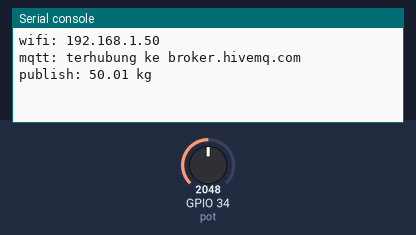
Simulated run of this program. Board: ESP32 board running MicroPython. Parts: the last lines printed to the serial console. Wiring (from the project's diagram.json): potentiometer on GPIO 34. The inputs (shaded band) are chosen by the test bench; at power-on: GPIO 34 (pot) = 2048 (analog values on the 0–4095 scale). WiFi joins after 1.5 s; no MQTT or app messages arrive unless stated.

Above: at 2.9 s.
3.0 s: GPIO 34 (pot) set to 2866
At 4.3 s:
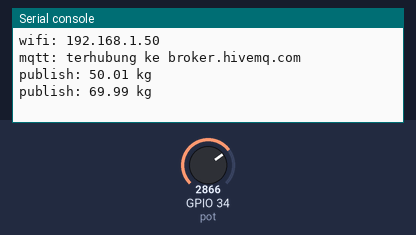
4.5 s: GPIO 34 (pot) set to 3603
At 6.4 s:
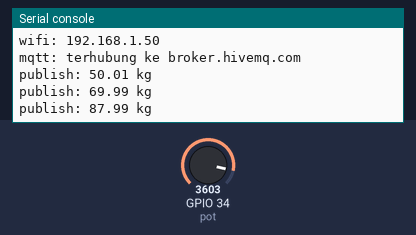
Timing chart, 0 to 7.9 s (numbered marks = the images above; inputs shaded):
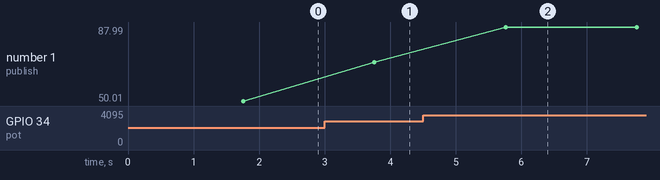

The program:

main.py
```python
# Wokwi ESP32 + MicroPython -> HiveMQ
# Potensiometer di GPIO34 dipetakan ke 0..100 kg, publish tiap 2 detik.

import time

import network
from machine import ADC, Pin
from umqtt.simple import MQTTClient

WIFI_SSID = "Wokwi-GUEST"
WIFI_PASS = ""
BROKER = "broker.hivemq.com"
TOPIC = b"factory/plant_1/line_1/scale_weight"
CLIENT_ID = b"esp32_scale_01"
FULL_SCALE_KG = 100.0
INTERVAL_S = 2

pot = ADC(Pin(34))
pot.atten(ADC.ATTN_11DB)


def connect_wifi():
    wifi = network.WLAN(network.STA_IF)
    wifi.active(True)
    wifi.connect(WIFI_SSID, WIFI_PASS)
    while not wifi.isconnected():
        time.sleep_ms(200)
    print("wifi:", wifi.ifconfig()[0])


def read_kg():
    # rata-rata 10 sampel: ADC berderit, sekali baca bisa meleset jauh
    total = 0
    for _ in range(10):
        total += pot.read()
    return round(total / 10 / 4095 * FULL_SCALE_KG, 2)


def main():
    connect_wifi()
    client = MQTTClient(CLIENT_ID, BROKER, 1883, keepalive=30)
    client.connect()
    print("mqtt: terhubung ke", BROKER)
    while True:
        kg = read_kg()
        client.publish(TOPIC, str(kg))
        print("publish:", kg, "kg")
        time.sleep(INTERVAL_S)


main()
```

Measured:
- after the input at 3.0 s, the serial console: prints a new line after 0.76 s (image 1)
- after the input at 4.5 s, the serial console: prints a new line after 1.3 s (image 2)
- plotted number 1: 50.01 → 69.99 after the input at 3.0 s, 69.99 → 87.99 after the input at 4.5 s
